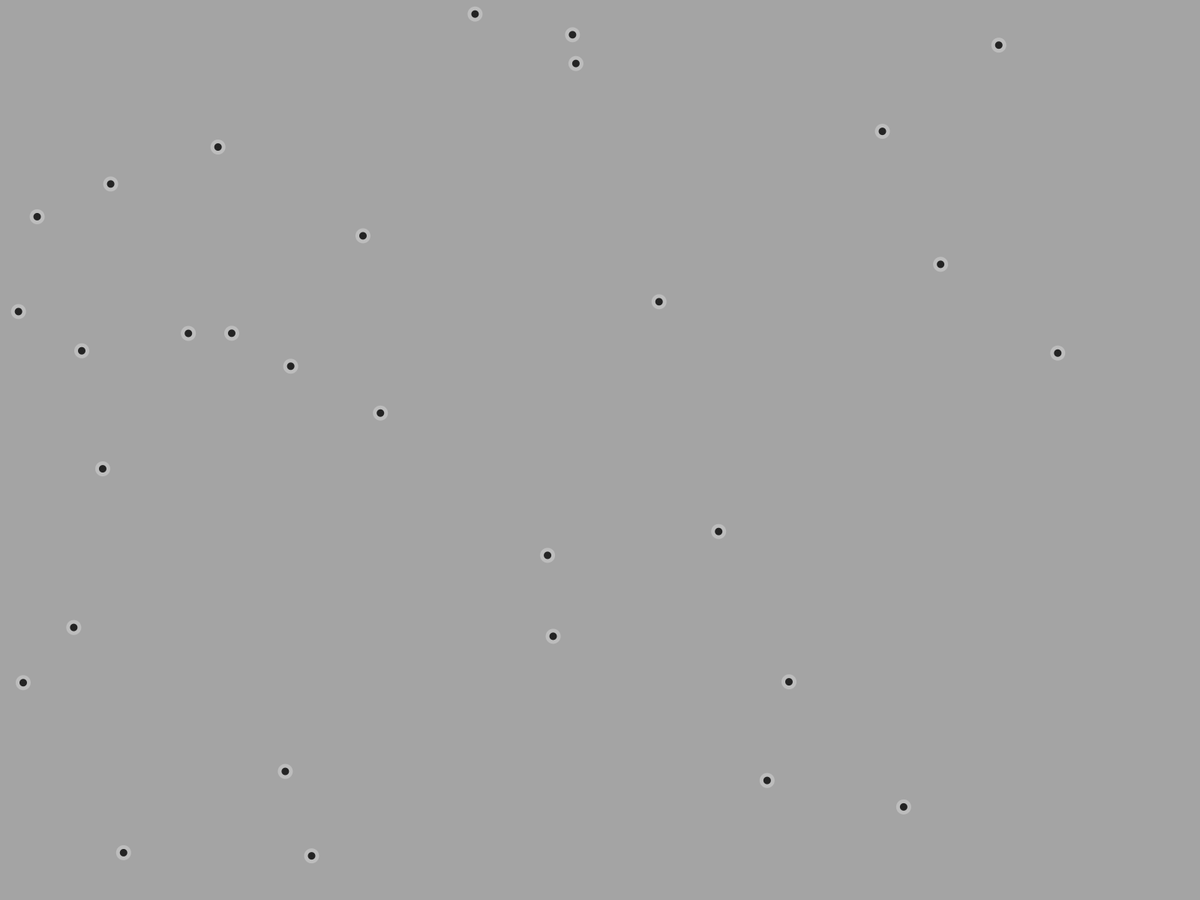
Frame 1 (no input)
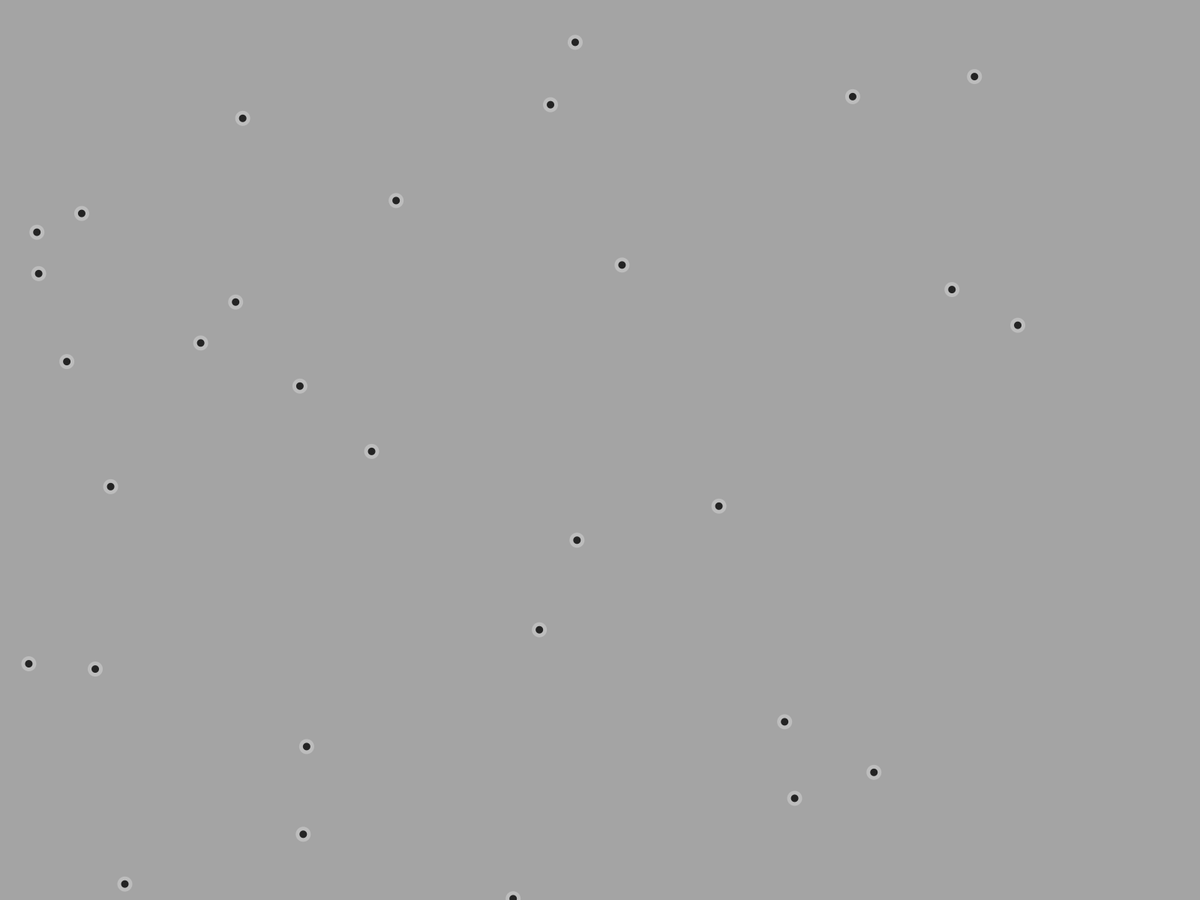
Frame 60 (the mouse pressed at the canvas centre just before this capture)
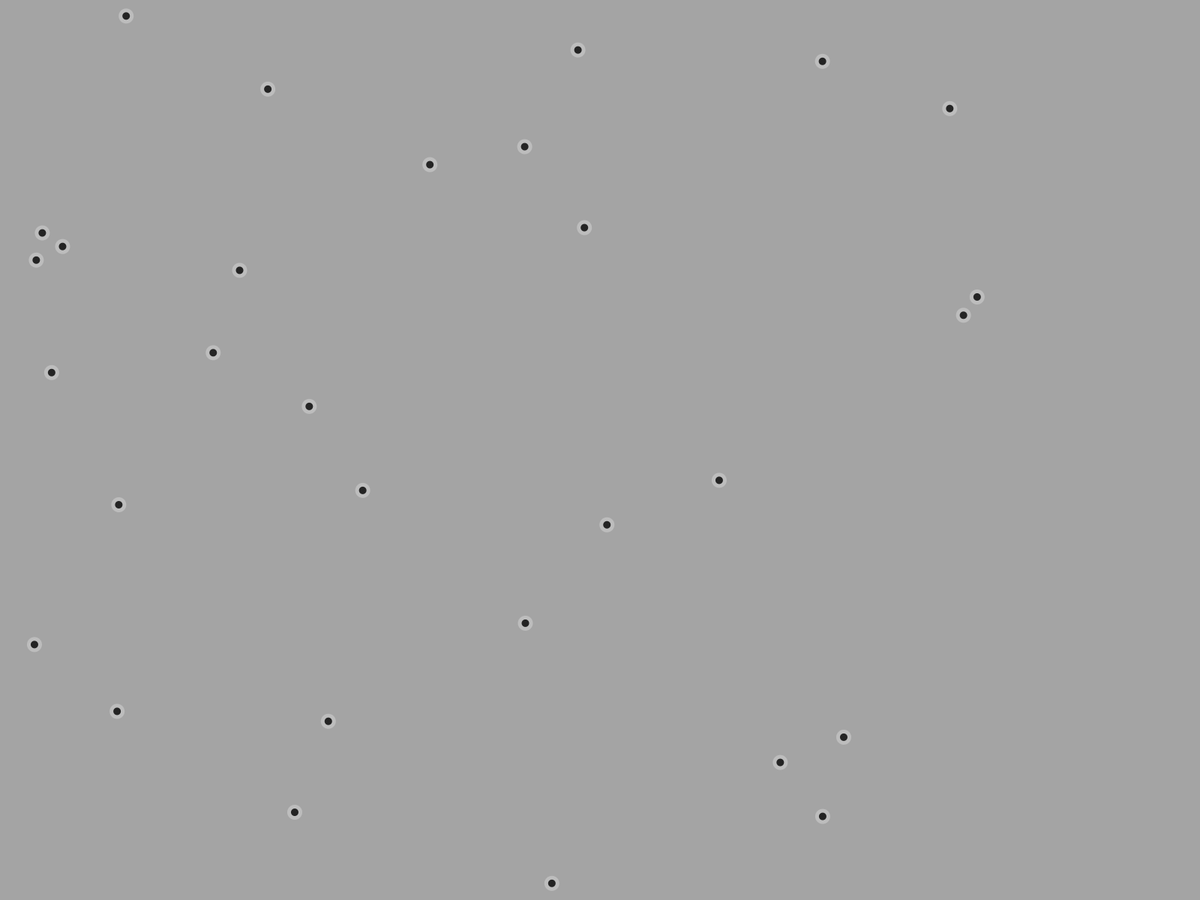
Frame 120 (the mouse held since frame 60 and released just before this capture)

The Processing sketch that drew these frames (run headless with seeded random() and noise(); from frame 60 on, the mouse is pressed at the canvas centre):

// Processing sketch: MDLJ_Objects
// ── MDLJ_Objects.pde
LJ_Particles particles;
int lx, ly;
int size = 1*10;
int n = 30;
float sigma = size; 
float epsilon = 10;
int steps_per_frame = 100;
float v0 = 1;
int bg_color;

void setup() {
  fullScreen();
  bg_color = int(random(255));
  
  lx = width; ly = height;
  
  particles = new LJ_Particles();
  particles.setDynamics(sigma, epsilon, steps_per_frame);
  particles.setSystem(n, width, height);
  particles.setGraphics(bg_color, size);
  particles.init(sigma, v0);
}

void draw() {
  particles.update();
  particles.draw();
}

void keyPressed() {
  if (key=='r') { setup(); }
}
// ── Particle.pde
class Particle {
  PVector p;
  PVector v;
  PVector f;
  
  Particle() {
    p = new PVector();
    v = new PVector();
    f = new PVector();
  }
  
  //******* Getters / Setters **********//
  
  // Position getter/setter
  void setPosition(PVector p) {
    this.p = p.copy();
  }
  
  PVector getPosition() {
    return p;
  }
  
  // Velocity getter/setter
  void setVelocity(PVector v) {
    this.v = v.copy();
  }
  
  PVector getVelocity() {
    return v;
  }
  
  // Force getter/setter
  void setForce(PVector f) {
    this.f = f.copy();
  }
  
  PVector getForce() {
    return f;
  }
  
  //******* Dynamics **********//
  
  void update(float dt, float lx, float ly) {
    updateVelocity(dt);
    updatePosition(dt, lx, ly);
  }
  
  void updatePosition(float dt, float lx, float ly) {
    p.x = thorusBoundary(p.x + v.x*dt, lx);
    p.y = thorusBoundary(p.y + v.y*dt, ly);
  }
  
  void updateVelocity(float dt) {
    v.x += f.x/2 * dt;
    v.y += f.y/2 * dt;
  }
  
  float thorusBoundary(float x, float l) {
    if (x > l) {
      x -= l;
    } else if(x < 0) {
      x += l;
    }
    constrain(x, 0, l);
    return x;
  }
}
// ── Particles.pde
class LJ_Particles {
  
  // Dinamical variables
  float sigma;
  float epsilon;
  float steps_per_frame;
  float dt;
  
  // Box/enviroment variables
  float lx, ly; // Dimensions of the box
  int n; // Number of particles
  
  // Graphics variables
  float size;
  float bg_color;
  
  // Particles...
  Particle[] particles;
  
  //******* Initialization **********//
  
  void setDynamics(float sigma, float epsilon, float steps_per_frame) {
    this.sigma = sigma;
    this.epsilon = epsilon;
    this.steps_per_frame = steps_per_frame;
    this.dt = 1 / steps_per_frame;
  }
  
  void setSystem(int n, float lx, float ly) {
    this.n = n;
    this.lx = lx;
    this.ly = ly;
  }
  
  void setGraphics(float bg_color, float particle_size) {
    this.bg_color = bg_color;
    this.size = particle_size;
  }
  
  void init(float min_dist, float max_vel) {
    particles = new Particle[n];
    for (int i=0; i<n; i++)
      particles[i] = new Particle();
      
    initPositions(min_dist);
    initVelocities(max_vel);
  }
  
  void initPositions(float min_distance) {
    for (int i=0; i<n; i++) {
      // Calculate the position of the ith particle
      while(true) {
        float px_i = random(lx);
        float py_i = random(ly);
        
        // Check for validity
        boolean valid = true;
        for (int j=0; j<i; j++) {
          // Check if the jth particle doesn't overlap
          float px_j = particles[j].p.x;
          float py_j = particles[j].p.y;
          float dx = minDist(px_i, px_j, lx);
          float dy = minDist(py_i, py_j, ly);
          float r = sqrt(dx*dx + dy*dy);
          if ( r < min_distance ) {
            // Not valid
            valid = false;
            break;
          }
        }
        if (valid) {
          // Valid position, store it and continue
          particles[i].setPosition(new PVector(px_i, py_i));
          break;
        }
      } 
    }
  }
  
  void initVelocities(float max_vel) {
    for (int i=0; i<n; i++) {
      float vx = max_vel*random(-1, 1);
      float vy = max_vel*random(-1, 1);
      particles[i].setVelocity(new PVector(vx, vy));
    }
  }
  
  //******* Dynamics **********//
  
  void update() {
    for(int i=0; i<n; i++) {
      for (int s=0; s<steps_per_frame; s++) {
        updateForces();
        particles[i].update(dt, lx, ly);
      }
    }
  }
  
  void updateForces() {    
    float dx, dy, r, du;
    float cutRadius = 3*sigma;
    
    // Initialize in zeroes
    for(int i=0; i<n; i++) {
      particles[i].f.set(0,0);
    }
    
    for (int i=0; i<n; i++) {
      for (int j=i-1; j>=0; j--) {
        dx = minDist(particles[i].p.x, particles[j].p.x, lx);
        dy = minDist(particles[i].p.y, particles[j].p.y, ly);
        r = sqrt(dx*dx + dy*dy);
        if ( r < cutRadius ) {
          du = 24*epsilon*pow(sigma/r, 6)*( 2*pow(sigma/r, 6) - 1 )/r;
          particles[i].f.add(du/r * dx, du/r * dy);
          particles[j].f.sub(du/r * dx, du/r * dy);
        }
      }
    }
  }
  
  //******* Drawing **********//
  
  void draw() {
    background(bg_color);
    
    int bg = int(bg_color);
    int c1 = (bg+255/4) % 255;
    int c2 = (bg+255/2) % 255;
    noStroke();
    
    
    float rx, ry;
    for (int i=0; i<n; i++) {
      rx = particles[i].p.x;
      ry = particles[i].p.y;
      // Draw the shadow
      fill( c1, 100 );
      ellipse(rx, ry, 2*size, 2*size);
      // Draw the core
      fill( c2 );
      ellipse(rx, ry, size, size);
    }
  }
  
  //******* Other **********//
  
  float minDist(float p1, float p2, float l) {
    float dr = p1-p2;
    if (dr <= -l/2) {
      return (p1 + l-p2);
    } else if ( dr <= l/2 ){
      return dr;
    } else {
      return -(p2 + l-p1);
    }
  }
}
